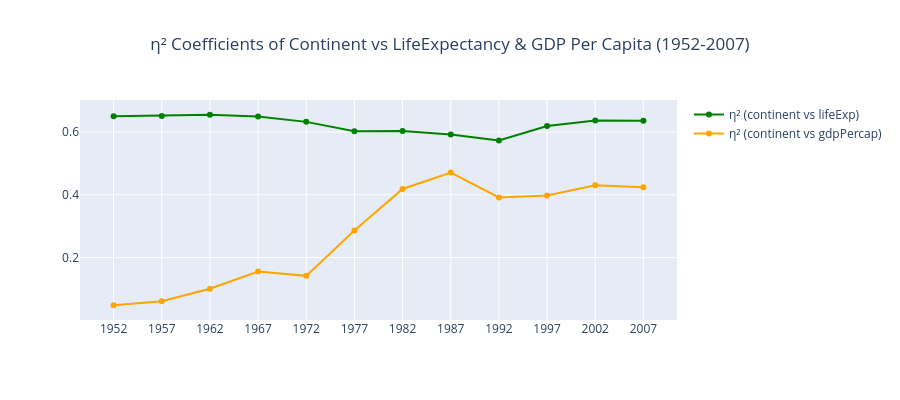

The notebook cell this image was saved under:
### Code cell
# eta-squared coefficients of continent vs life expectancy, and continents vs GDP per capita.
eta2_lifeExp = []
eta2_gdpPercap = []

for year in all_years:
    data = gapminder[gapminder['year'] == year]
    aov_lifeExp = pg.anova(data, dv='lifeExp', between='continent', effsize='n2')
    eta2_lifeExp.append(aov_lifeExp['n2'].values.item())

    aov_gdpPercap = pg.anova(data, dv='gdpPercap', between='continent', effsize='n2')
    eta2_gdpPercap.append(aov_gdpPercap['n2'].values.item())

fig = go.Figure()

fig.add_trace(go.Scatter(x=all_years, y=eta2_lifeExp, name='η² (continent vs lifeExp)', line={'color': 'green'}))
fig.add_trace(go.Scatter(x=all_years, y=eta2_gdpPercap, name='η² (continent vs gdpPercap)', line={'color': 'orange'}))

fig.update_xaxes(tickvals=all_years)
fig.update_traces(hovertemplate='%{y:.2f}')
fig.update_layout(height=400, title=
                            {
                                'text': 'η² Coefficients of Continent vs LifeExpectancy & GDP Per Capita (1952-2007)',
                                'x':0.5         # center alignment
                            }
                  )
fig.show()

### Figure 1 — Plotly figure (JSON) as saved in the notebook; plotly's stock layout.template omitted (floating-point values rounded to 4 significant figures)
{"data": [{"hovertemplate": "%{y:.2f}", "line": {"color": "green"}, "name": "η² (continent vs lifeExp)", "type": "scatter", "x": [1952, 1957, 1962, 1967, 1972, 1977, 1982, 1987, 1992, 1997, 2002, 2007], "y": [0.65, 0.6514, 0.655, 0.6495, 0.6323, 0.6027, 0.6032, 0.5921, 0.5728, 0.6192, 0.6363, 0.6355]}, {"hovertemplate": "%{y:.2f}", "line": {"color": "orange"}, "name": "η² (continent vs gdpPercap)", "type": "scatter", "x": [1952, 1957, 1962, 1967, 1972, 1977, 1982, 1987, 1992, 1997, 2002, 2007], "y": [0.04826, 0.06091, 0.1008, 0.1554, 0.1418, 0.2866, 0.4187, 0.4709, 0.3918, 0.3976, 0.4304, 0.4243]}], "layout": {"height": 400, "title": {"text": "η² Coefficients of Continent vs LifeExpectancy & GDP Per Capita (1952-2007)", "x": 0.5}, "xaxis": {"tickvals": [1952, 1957, 1962, 1967, 1972, 1977, 1982, 1987, 1992, 1997, 2002, 2007]}}}
